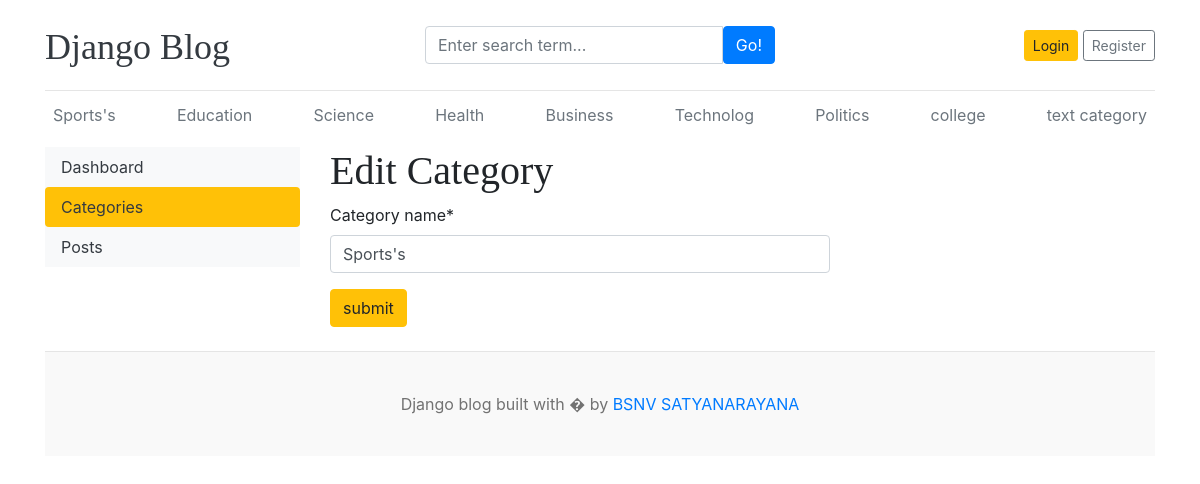
/dashboard/categories/edit/1/, run on an earlier commit of the app's database.
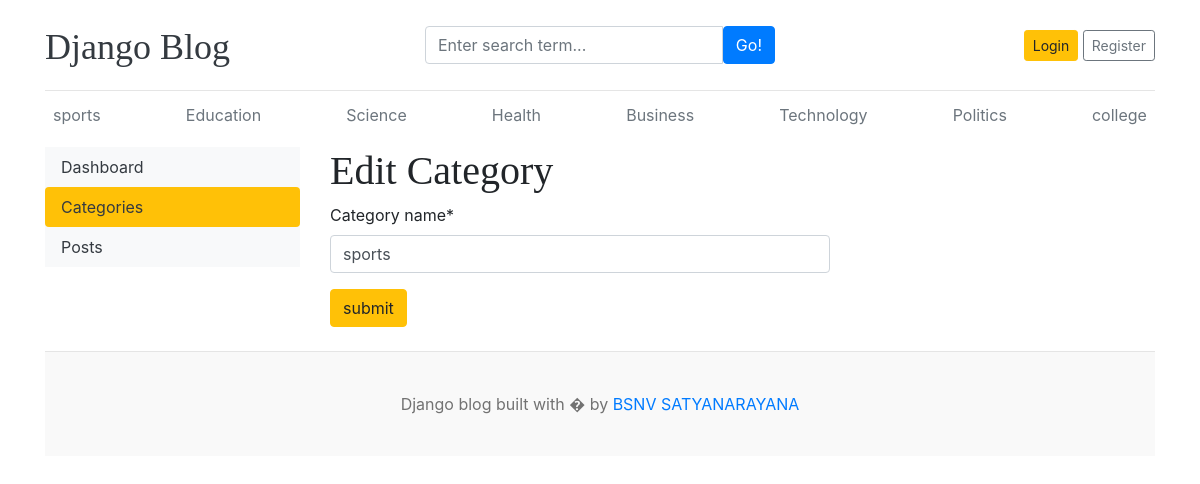
And on a later commit of the database.
### blog/models.py (models this page shows, shortened)
class Category(models.Model):
    category_name=models.CharField(max_length=50,unique=True)
    created_at=models.DateTimeField(auto_now_add=True)
    updated_at=models.DateTimeField(auto_now=True)
    class Meta:
        verbose_name_plural='categories'

### dashboards/views.py (the view)
# urls.py: path('categories/edit/<int:pk>/',views.edit_category,name='edit_category'),
def edit_category(request,pk):
    category=get_object_or_404(Category,pk=pk)
    if request.method=='POST':
        form=CategoryForm(request.POST,instance=category)
        if form.is_valid():
            form.save()
            return redirect('categories')
    form=CategoryForm(instance=category)
    context={
       'form':form,
    }
    return render(request,'dashboard/edit_category.html',context)

### dashboards/forms.py
class CategoryForm(forms.ModelForm):
    class Meta:
        model=Category
        fields='__all__'

### blog/context_processors.py (called while the page is built)
def get_categories(request):
    categories=Category.objects.all()
    return dict(categories=categories)

def get_social_links(request):
    social_links=SocialLink.objects.all()
    return dict(social_links=social_links)

### templates/dashboard/edit_category.html (shortened to what this page needs)
{% extends 'base.html' %}
{% block content %}
{% load crispy_forms_tags %}
  <div class="row">
    {% include 'dashboard/sidebar.html' %}
    <div class="col-md-9">
      <h1>Edit Category</h1>
      <form action="" method="POST" style="width:500px">
      {{form | crispy}}
      <button type="submit" class="btn btn-warning">submit</button>
      </form>
      <br>
    </div>
  </div>
{% endblock %}

### templates/base.html (shortened to what this page needs)
{% load static %}
<!DOCTYPE html>
<html lang="en">
<head>
    <link href="https://getbootstrap.com/docs/4.0/dist/css/bootstrap.min.css" rel="stylesheet">
    <link href="{% static 'css/blog.css' %}" rel="stylesheet">
    <link rel="stylesheet" href="https://cdnjs.cloudflare.com/ajax/libs/font-awesome/4.7.0/css/font-awesome.min.css">
  </head>
<body>
    <div class="container">
      <header class="blog-header py-3">
        <div class="row flex-nowrap justify-content-between align-items-center">
          <div class="col-4 pt-1">
            <a class="blog-header-logo text-dark" href="/">Django Blog</a>
          </div>
          <div class="col-4">
             <form action="{% url 'search' %}" method="GET">
              <div class="input-group">
                <input class="form-control" type="text" name="keyword" value="{{keyword}}" placeholder="Enter search term..." aria-label="Enter search term..." aria-describedby="button-search" />
                <button type="submit" class="btn btn-primary" id="button-search" type="button">Go!</button>
            </div>
             </form>
          </div>
          <div class="col-4 d-flex justify-content-end align-items-center">
            {% if not user.is_authenticated %}
            <a class="btn btn-sm btn-warning" href="{% url 'login' %}">Login</a> &nbsp;
            <a class="btn btn-sm btn-outline-secondary" href="{% url 'register' %}">Register</a>
          </div>
            {% else %}
            <span><a href="{% url 'dashboard' %}">dashboard</a></span>
            &emsp;
            <span><a href="{% url 'logout' %}">Logout</a></span>
            {% endif %}
        </div>
      </header>
      <div class="nav-scroller py-1 mb-2">
        <nav class="nav d-flex justify-content-between">
          {% for cat in categories %}
          <a class="p-2 text-muted" href="{% url 'posts_by_category' cat.id %}">{{cat.category_name}}</a>
          {% endfor %}
        </nav>
      </div>
{% block content %}
{% endblock  %}
<footer class="blog-footer">
    <p>Django blog built with � by <a href="#">BSNV SATYANARAYANA</a></p>
  </footer>
  </body>
  </html>

What changed in the data, as far as the page shows it:
removed Category: category_name "text category"
changed Category: category_name "Sports's" → "sports"
changed Category: category_name "Technolog" → "Technology"
